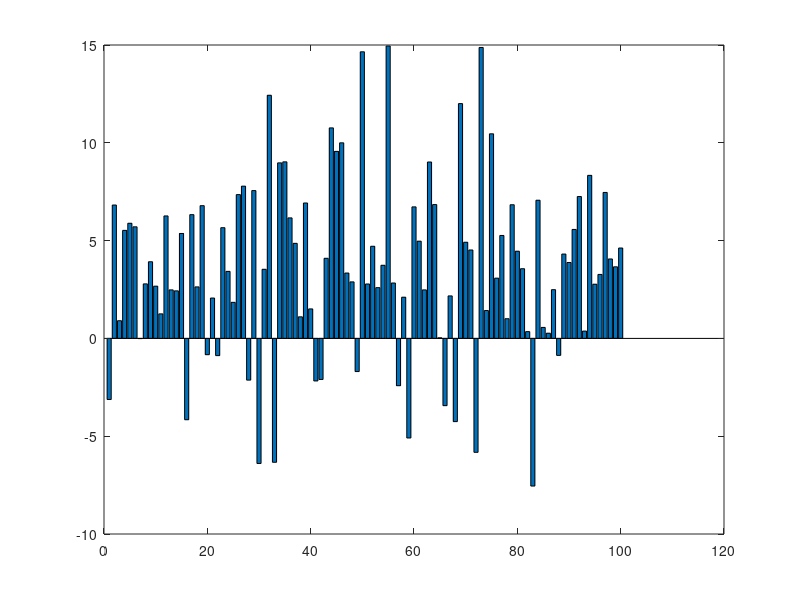
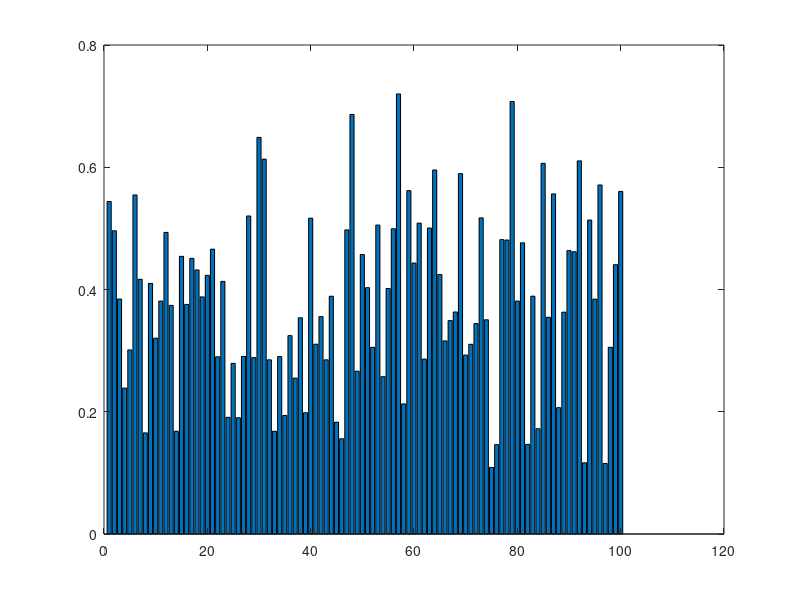

Source code (MATLAB) for these figures, in order:
%% seminar 1 question 3
rng('default') % For reproducibility
x = normrnd(3,5,100,1);
[muHat,sigmaHat] = normfit(x)
bar(x)

rng('default') % For reproducibility
x = betarnd(3,5,100,1);
[p,ci] = betafit(x)
figure
bar(x)

%%Seminar 1 question 6
x=[-1 -0.75 -0.5 -0.25 0 0.25 0.5 0.75 1];
y=[-1.9029 -0.2984 0.4047 0.5572 0.9662 2.0312 3.2286 5.722 10.0952];

p = polyfit(x,y,1)
%yfit =  p(1) * x + p(2);
yfit = polyval(p,x);
yresid = y - yfit;
SSresid = sum(yresid.^2);
SStotal = (length(y)-1) * var(y);
rsq = 1 - SSresid/SStotal
rsq_adj = 1 - SSresid/SStotal * (length(y)-1)/(length(y)-length(p))
%p2 = polyfit(X,Y,1)

p2 = polyfit(x,y,2)
%yfit2 =  p2(1) * x^2 + p2(2) * x + p2(3);
yfit2 = polyval(p2,x);
yresid2 = y - yfit2;
SSresid2 = sum(yresid2.^2);
SStotal2 = (length(y)-1) * var(y);
rsq2 = 1 - SSresid2/SStotal2
rsq_adj2 = 1 - SSresid2/SStotal2 * (length(y)-1)/(length(y)-length(p2))

p3 = polyfit(x,y,3)
%yfit3 =  p3(1) * x^3 + p3(2) * x^2 + p3(3) * x + p3(4);
yfit3 = polyval(p3,x);
yresid3 = y - yfit3;
SSresid3 = sum(yresid3.^2);
SStotal3 = (length(y)-1) * var(y);
rsq3 = 1 - SSresid3/SStotal3
rsq_adj3 = 1 - SSresid3/SStotal3 * (length(y)-1)/(length(y)-length(p3))

p4 = polyfit(x,y,4)
%yfit4 =  p4(1) * x^4 + p4(2) * x^3 + p4(3) * x^2 + p4(4) * x + p4(5);
yfit4 = polyval(p4,x);
yresid4 = y - yfit4;
SSresid4 = sum(yresid4.^2);
SStotal4 = (length(y)-1) * var(y);
rsq4 = 1 - SSresid4/SStotal4
rsq_adj4 = 1 - SSresid4/SStotal4 * (length(y)-1)/(length(y)-length(p4))